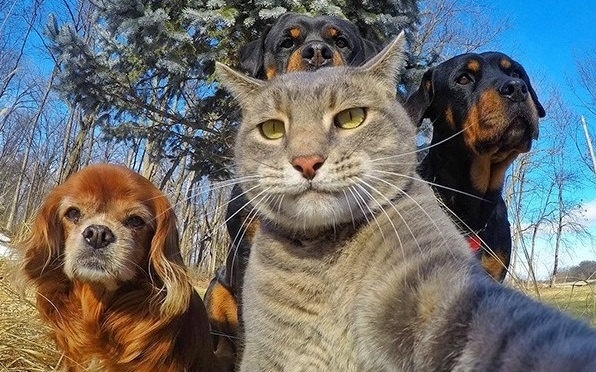
#> input picture Opencv_ile_goruntu_isleme/media/hayvan.jpg, 596 x 372 px
$ jupyter execute alist_sorulari.ipynb   (older library calls are emulated)
#> lines starting #> are read from the running program, lines starting #| are printed output that depends on the picture; after the words box and inside, x2 and y2 are one past the last pixel; in counts of white or black regions, pixels touching at a corner belong together
[cell 1]
import cv2
import numpy as np
import matplotlib.pyplot as plt

[cell 2]
img = cv2.imread("media/hayvan.jpg",0) #resmi siyah beyaz okur
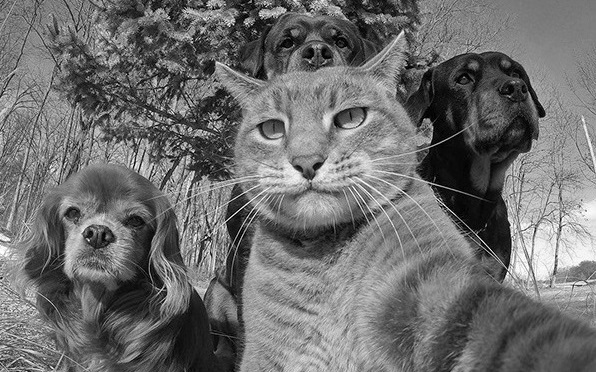
#> img: shape (372, 596); min 0, max 255, mean 110.6
cv2.imshow("Image",img) #resmi gösterir
height , width = img.shape # (height, width)
#> height = 372; width = 596
img_resized = cv2.resize(img,(int(height*0.8), int(width*0.8))) #resmi yeniden boyutlandırır
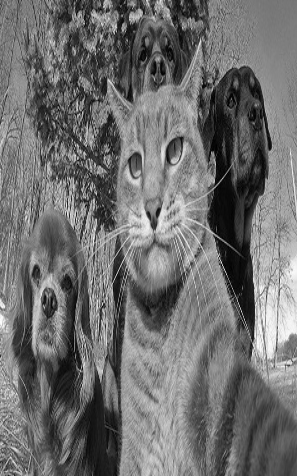
#> img_resized: shape (476, 297); min 0, max 253, mean 110.5
cv2.imshow("Resized Image",img_resized)

cv2.putText(img,"Hayvan",(50,50),cv2.FONT_HERSHEY_COMPLEX,1,(255,255,255),1) #resmin üzerine yazı yazar
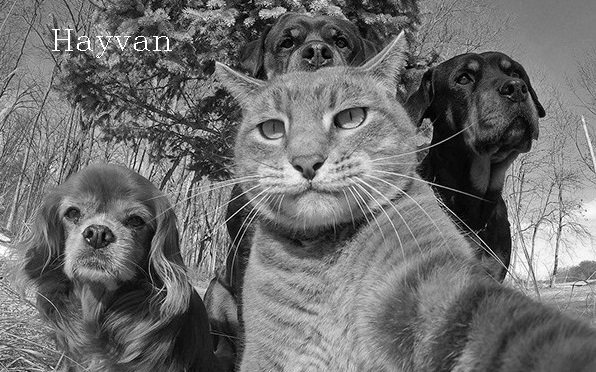
#> img: shape (372, 596); 0.21% of pixels changed, all inside (x1, y1, x2, y2) = (52, 29, 172, 58)
cv2.imshow("Text",img)

_,thresh =cv2.threshold(img,60,255,cv2.THRESH_BINARY) #resme esik değeri uygular
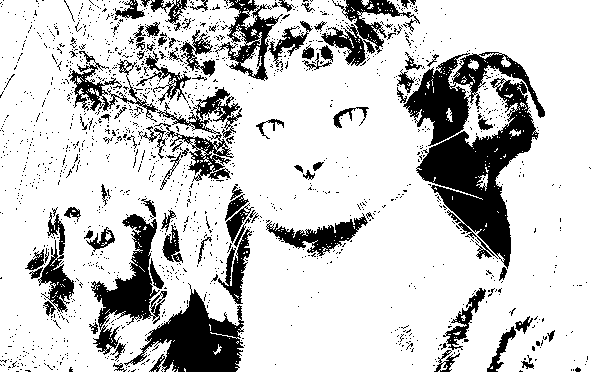
#> thresh: shape (372, 596); 79.6% white; 1533 black regions (1439 under 20 px), largest, box (x1, y1, x2, y2) and area: (416, 78, 539, 269) 8620, (124, 283, 244, 372) 4765, (403, 52, 545, 146) 4479
cv2.imshow("Threshold",thresh)

gb = cv2.GaussianBlur(img,ksize=(3,3),sigmaX=7) #resme gaussian blur uygular
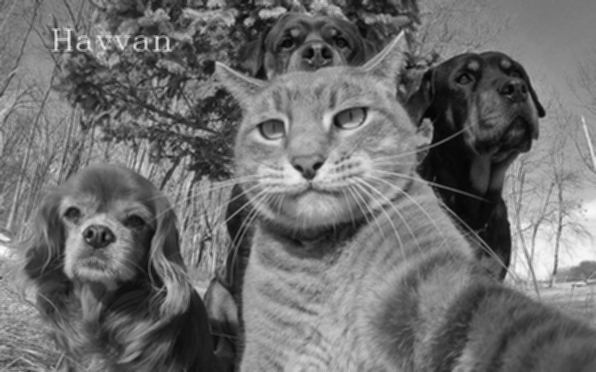
#> gb: shape (372, 596); min 4, max 252, mean 111
cv2.imshow("Gaussian BLur",gb)

laplacian = cv2.Laplacian(img,cv2.CV_64F) #resme laplacian uygular
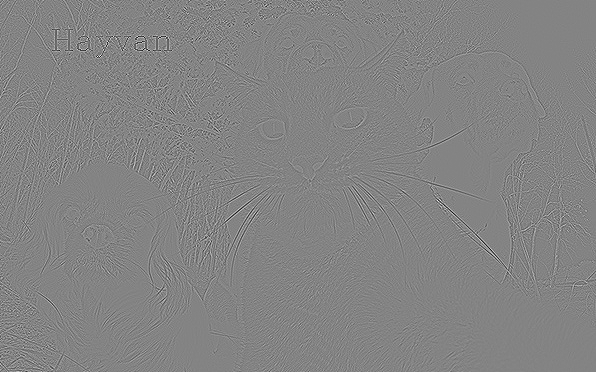
#> laplacian: shape (372, 596) float64; min -757, max 708, mean 0; drawn with min black and max white
cv2.imshow("Laplacian", laplacian)
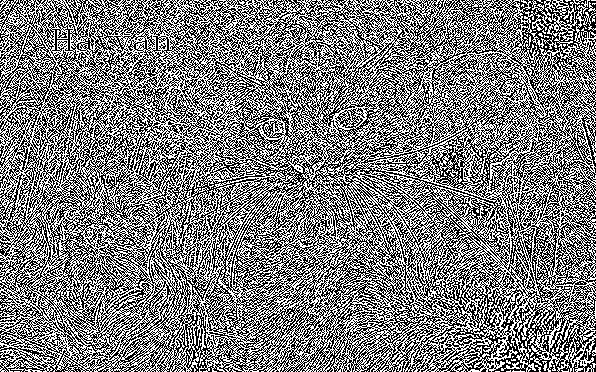
#> window 'Laplacian': shape (372, 596); 49.5% white in thin lines or dots


img_hist = cv2.calcHist([img], [0],None,[256],[0,256]) #resmin histogramını çıkarır
#> img_hist = 256 values, max 1914 at index 137, min 22 at index 254, mean 866.1
plt.figure(), plt.imshow(img_hist), plt.show() #histogramı gösterir
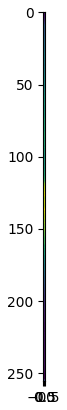
#> figure drawn by matplotlib, 1 panel


cv2.waitKey(0)
cv2.destroyAllWindows()

$ run again, with Opencv_ile_goruntu_isleme/media/manzara1.jpg copied over Opencv_ile_goruntu_isleme/media/hayvan.jpg
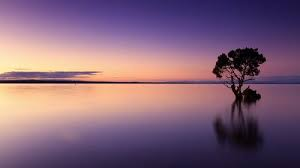
#> input picture Opencv_ile_goruntu_isleme/media/manzara1.jpg, 300 x 168 px
#> `_,thresh =cv2.threshold(img,60,255,cv2.THRESH_BINARY)`:
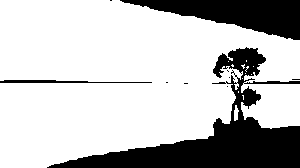
#> thresh: shape (168, 300); 75.1% white; 10 black regions (7 under 20 px), largest, box (x1, y1, x2, y2) and area: (47, 47, 300, 168) 8486, (120, 0, 300, 40) 3752, (0, 80, 152, 83) 292
#> img_hist = 256 values, max 456 at index 255, min 0 at index 242, mean 196.9
#> `plt.figure(), plt.imshow(img_hist), plt.show()`:
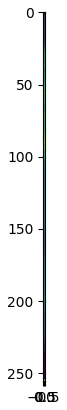
#> figure drawn by matplotlib, 1 panel
